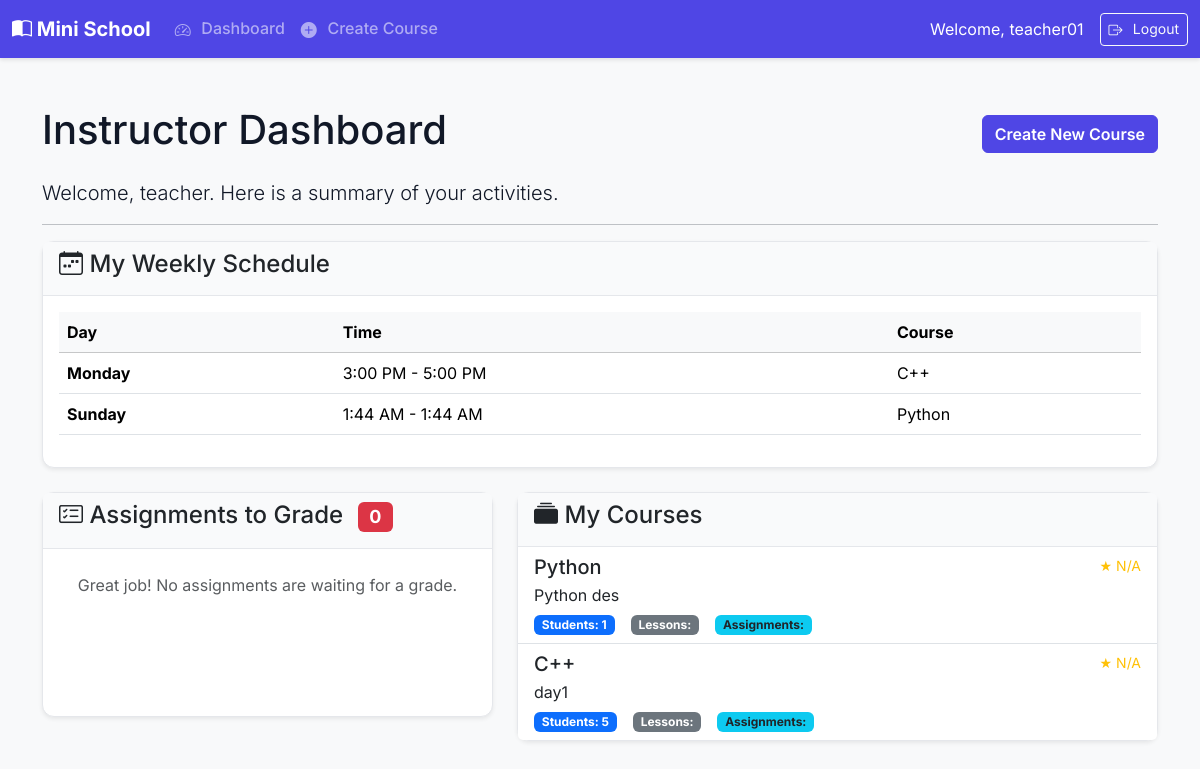
The page /instructor/dashboard/ (signed in) on the database its author committed.
### core/models.py (models this page shows, shortened)
class User(AbstractUser):
    class Role(models.TextChoices):
        EMPLOYEE = "EMPLOYEE", "Employee"
        INSTRUCTOR = "INSTRUCTOR", "Instructor"
        STUDENT = "STUDENT", "Student"
    role = models.CharField(max_length=50, choices=Role.choices)
    student_id = models.CharField(
        max_length=20,
        unique=True,
        blank=True,
        null=True,
        help_text="Required only for students."
    )
    date_of_birth = models.DateField(
        blank=True,
        null=True
    )

class Schedule(models.Model):
    class DayOfWeek(models.TextChoices):
        MONDAY = "MON", "Monday"
        TUESDAY = "TUE", "Tuesday"
        WEDNESDAY = "WED", "Wednesday"
        THURSDAY = "THU", "Thursday"
        FRIDAY = "FRI", "Friday"
        SATURDAY = "SAT", "Saturday"
        SUNDAY = "SUN", "Sunday"
    course = models.ForeignKey(Course, on_delete=models.CASCADE, related_name='schedules')
    day_of_week = models.CharField(max_length=3, choices=DayOfWeek.choices)
    start_time = models.TimeField()
    end_time = models.TimeField()
    class Meta:
        unique_together = ('course', 'day_of_week', 'start_time')
        ordering = ['course', 'day_of_week']

class Course(models.Model):
    title = models.CharField(max_length=200)
    description = models.TextField()
    category = models.ForeignKey(Category, on_delete=models.PROTECT, related_name='courses')
    instructor = models.ForeignKey(
        User,
        on_delete=models.SET_NULL,
        null=True,
        blank=True,
        limit_choices_to={'role': User.Role.INSTRUCTOR}
    )
    created_at = models.DateTimeField(auto_now_add=True)

### core/views.py (the view)
# urls.py: path('instructor/dashboard/', views.instructor_dashboard, name='instructor_dashboard'),
@instructor_required
def instructor_dashboard(request):
    courses = Course.objects.filter(instructor=request.user).annotate(
        student_count=Count('enrollment', distinct=True),
    ).order_by('-created_at')
    submissions_to_grade = Submission.objects.filter(
        assignment__course__instructor=request.user,
        grade__isnull=True
    ).select_related('student', 'assignment', 'assignment__course').order_by('submitted_at')
    day_order = {'MON': 1, 'TUE': 2, 'WED': 3, 'THU': 4, 'FRI': 5, 'SAT': 6, 'SUN': 7}
    instructor_schedules = Schedule.objects.filter(
        course__instructor=request.user
    ).select_related('course').order_by('start_time')
    sorted_schedules = sorted(instructor_schedules, key=lambda s: day_order.get(s.day_of_week, 8))
    context = {
        'courses': courses,
        'submissions_to_grade': submissions_to_grade,
        'schedules': sorted_schedules,
        'today': date.today(),
    }
    return render(request, 'instructor/dashboard.html', context)

### templates/instructor/dashboard.html (shortened to what this page needs)
{% extends 'base.html' %}
{% block content %}
<div class="d-flex justify-content-between align-items-center mb-3">
    <h1>Instructor Dashboard</h1>
    <a href="{% url 'instructor_create_course' %}" class="btn btn-primary">Create New Course</a>
</div>
<p class="lead">Welcome, {{ user.first_name }}. Here is a summary of your activities.</p>
<hr>
<div class="card shadow-sm mb-4">
    <div class="card-header">
        <h4><i class="bi bi-calendar-week"></i> My Weekly Schedule</h4>
    </div>
    <div class="card-body">
        <div class="table-responsive">
            <table class="table">
                <thead class="table-light">
                    <tr>
                        <th>Day</th>
                        <th>Time</th>
                        <th>Course</th>
                    </tr>
                </thead>
                <tbody>
                    {% for schedule in schedules %}
                    <tr>
                        <td><strong>{{ schedule.get_day_of_week_display }}</strong></td>
                        <td>{{ schedule.start_time|time:"g:i A" }} - {{ schedule.end_time|time:"g:i A" }}</td>
                        <td>{{ schedule.course.title }}</td>
                    </tr>
                    {% empty %}
                    <tr>
                        <td colspan="3" class="text-center text-muted p-4">You have no scheduled classes.</td>
                    </tr>
                    {% endfor %}
                </tbody>
            </table>
        </div>
    </div>
</div>
<div class="row">
    <div class="col-lg-5 mb-4">
        <div class="card shadow-sm h-100">
            <div class="card-header">
                <h4><i class="bi bi-card-checklist"></i> Assignments to Grade <span class="badge bg-danger ms-2">{{ submissions_to_grade.count }}</span></h4>
            </div>
            <ul class="list-group list-group-flush">
                {% for sub in submissions_to_grade %}
                    <li class="list-group-item">
                        <div class="fw-bold">{{ sub.student.get_full_name|default:sub.student.username }}</div>
                        <div class="text-muted small">
                            Submitted for: {{ sub.assignment.title }}
                            <br>
                            Course: {{ sub.assignment.course.title }}
                        </div>
                        <a href="{% url 'grade_submission' sub.id %}" class="btn btn-sm btn-success mt-2">Grade Now</a>
                    </li>
                {% empty %}
                    <li class="list-group-item text-muted text-center p-4">
                        Great job! No assignments are waiting for a grade.
                    </li>
                {% endfor %}
            </ul>
        </div>
    </div>
    <div class="col-lg-7">
        <div class="card shadow-sm h-100">
            <div class="card-header">
                <h4><i class="bi bi-collection-fill"></i> My Courses</h4>
            </div>
            <div class="list-group list-group-flush">
                {% for course in courses %}
                    <a href="{% url 'instructor_course_detail' course.id %}" class="list-group-item list-group-item-action">
                        <div class="d-flex w-100 justify-content-between">
                            <h5 class="mb-1">{{ course.title }}</h5>
                            <small class="text-warning">
                                ★ {{ course.avg_rating|floatformat:1|default:"N/A" }}
                            </small>
                        </div>
                        <p class="mb-2">{{ course.description|truncatewords:20 }}</p>
                        <div class="d-flex gap-3">
                            <span class="badge bg-primary">Students: {{ course.student_count }}</span>
                            <span class="badge bg-secondary">Lessons: {{ course.lesson_count }}</span>
                            <span class="badge bg-info text-dark">Assignments: {{ course.assignment_count }}</span>
                        </div>
                    </a>
                {% empty %}
                    <div class="p-3 text-muted text-center">
                        You have not created or been assigned to any courses yet.
                    </div>
                {% endfor %}
            </div>
        </div>
    </div>
</div>
{% endblock %}

### templates/base.html (shortened to what this page needs)
{% load static %}
<!doctype html>
<html lang="en">
<head>
    <link href="https://cdn.jsdelivr.net/npm/bootstrap@5.3.2/dist/css/bootstrap.min.css" rel="stylesheet">
    <link rel="stylesheet" href="{% static 'css/custom.css' %}">
</head>
<body>
<nav class="navbar navbar-expand-lg navbar-dark bg-dark">
    <div class="container-fluid">
        <a class="navbar-brand" href="{% if user.is_authenticated %}{% url 'dashboard' %}{% else %}{% url 'login' %}{% endif %}">
            <i class="bi bi-book-half"></i> Mini School
        </a>
        <div class="collapse navbar-collapse" id="navbarNav">
            <ul class="navbar-nav me-auto mb-2 mb-lg-0">
                {% if user.is_authenticated %}
                    {% if user.role == 'EMPLOYEE' %}
                        <li class="nav-item dropdown">
                            <a class="nav-link dropdown-toggle" href="#" role="button" data-bs-toggle="dropdown" aria-expanded="false">
                                <i class="bi bi-people-fill"></i> Manage Users
                            </a>
                            <ul class="dropdown-menu">
                                <li><a class="dropdown-item" href="{% url 'user_list' 'STUDENT' %}"><i class="bi bi-person"></i> Students</a></li>
                                <li><a class="dropdown-item" href="{% url 'user_list' 'INSTRUCTOR' %}"><i class="bi bi-person-video3"></i> Instructors</a></li>
                            </ul>
                        </li>
                        <li class="nav-item dropdown">
                            <a class="nav-link dropdown-toggle" href="#" role="button" data-bs-toggle="dropdown" aria-expanded="false">
                                <i class="bi bi-gear-fill"></i> System
                            </a>
                            <ul class="dropdown-menu">
                                <li><a class="dropdown-item" href="{% url 'course_list_create' %}"><i class="bi bi-journal-bookmark-fill"></i> Manage Courses</a></li>
                                <li><a class="dropdown-item" href="{% url 'category_list_create' %}"><i class="bi bi-tags-fill"></i> Manage Categories</a></li>
                                <li><a class="dropdown-item" href="{% url 'manage_enrollments' %}"><i class="bi bi-person-check-fill"></i> Manage Enrollments</a></li>
                                <li><a class="dropdown-item" href="{% url 'manage_schedules' %}"><i class="bi bi-calendar-week"></i> Manage Schedules</a></li>
                                <li><hr class="dropdown-divider"></li>
                                <li><a class="dropdown-item" href="{% url 'view_reviews' %}"><i class="bi bi-star-half"></i> View Reviews</a></li>
                            </ul>
                        </li>
                    {% elif user.role == 'INSTRUCTOR' %}
                        <li class="nav-item"><a class="nav-link" href="{% url 'instructor_dashboard' %}"><i class="bi bi-speedometer2"></i> Dashboard</a></li>
                        <li class="nav-item"><a class="nav-link" href="{% url 'instructor_create_course' %}"><i class="bi bi-plus-circle-fill"></i> Create Course</a></li>
                    {% endif %}
                {% endif %}
            </ul>
            <div class="d-flex align-items-center">
                {% if user.is_authenticated %}
                    <span class="navbar-text text-white me-3">
                        Welcome, {{ user.username }}
                    </span>
                    <form method="post" action="{% url 'logout' %}">
                        <button type="submit" class="btn btn-outline-light btn-sm"><i class="bi bi-box-arrow-right"></i> Logout</button>
                    </form>
                {% else %}
                     <a href="{% url 'login' %}" class="btn btn-outline-light"><i class="bi bi-box-arrow-in-right"></i> Login</a>
                {% endif %}
            </div>
        </div>
    </div>
</nav>
<main class="container my-5">
    {% block content %}
    {% endblock %}
</main>
</body>
</html>

### static/css/custom.css (style rules this page uses)
:root { --primary-color: #4f46e5; --secondary-color: #6b7280; --background-color: #f8f9fa; --surface-color: #ffffff; --text-color: #111827; --border-color: #e5e7eb; }
body { font-family: 'Inter', sans-serif; background-color: var(--background-color); color: var(--text-color); }
.navbar.bg-dark { background-color: var(--primary-color) !important; box-shadow: 0 2px 4px rgba(0,0,0,0.1); }
.navbar-brand { font-weight: 700; font-size: 1.25rem; }
.nav-link { font-weight: 500; }
.btn-primary { background-color: var(--primary-color); border-color: var(--primary-color); font-weight: 600; }
.card { border: 1px solid var(--border-color); border-radius: 0.75rem; background-color: var(--surface-color); }
.card-header { background-color: #f9fafb; border-bottom: 1px solid var(--border-color); font-weight: 600; }
.btn i, .nav-link i, .dropdown-item i { margin-right: 0.4rem; vertical-align: -2px; }

### rows shown on the page
User: username "teacher01", first_name "teacher"
Schedule: day_of_week "Monday", start_time "3:00 PM", end_time "5:00 PM", course "C++"
Schedule: day_of_week "Sunday", start_time "1:44 AM", end_time "1:44 AM", course "Python"
Course: title "Python", avg_rating "N/A", description "Python des", student_count "1"
Course: title "C++", avg_rating "N/A", description "day1", student_count "5"

### other values the page prints
{{ submissions_to_grade.count }} "0"
